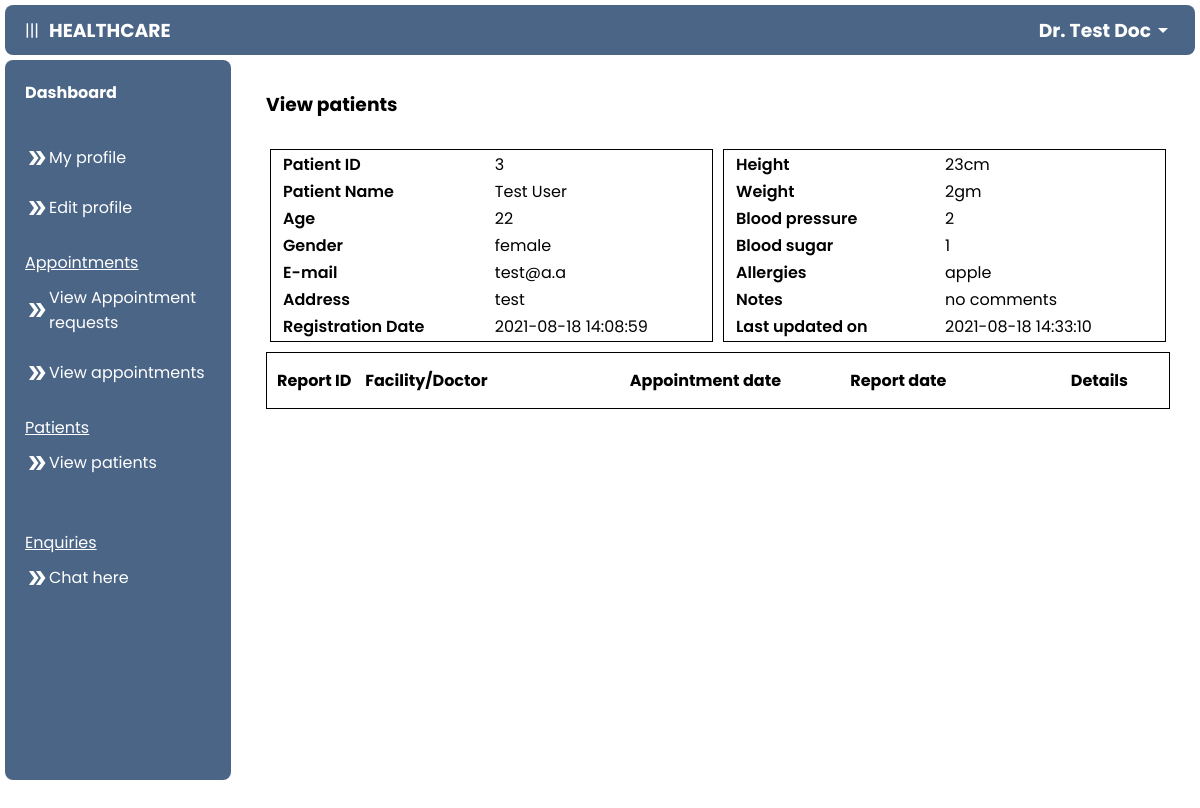
The page /doctor/patient_details.php?p_id=3 (signed in) on the database as committed earlier.
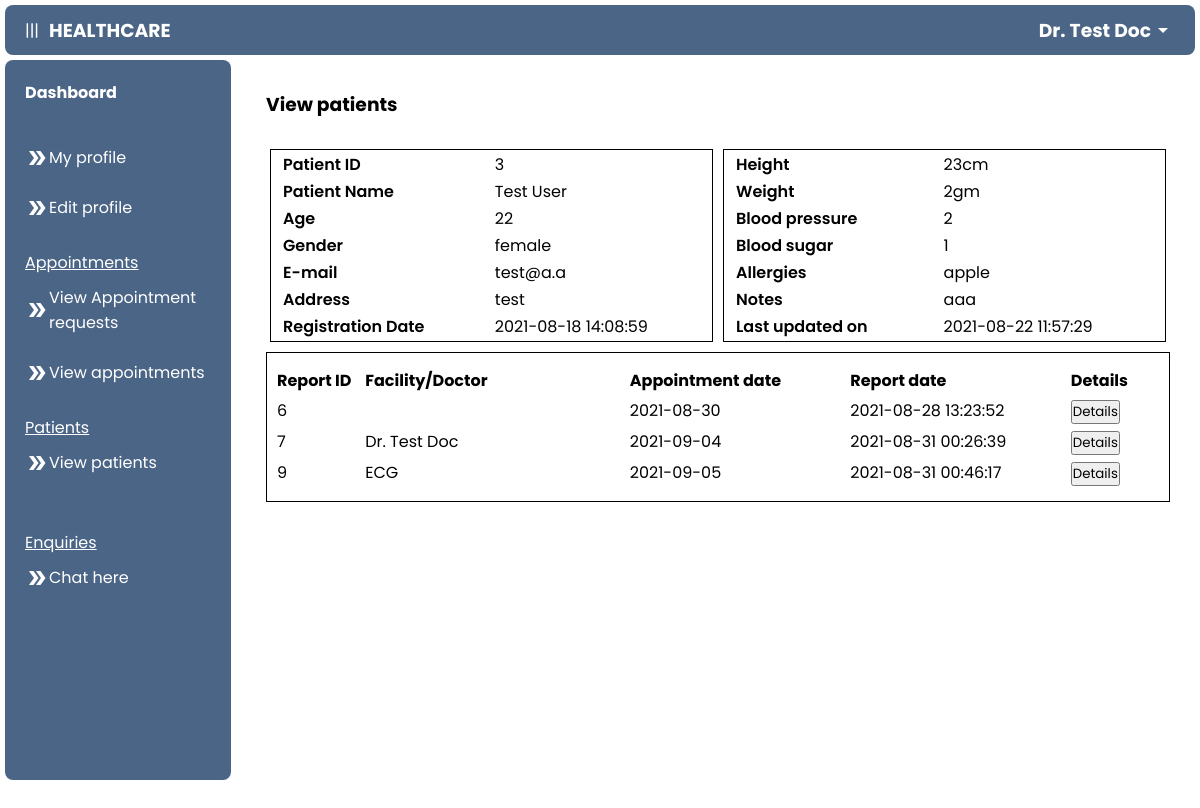
The same page on the database as committed later.
### tables this page shows
CREATE TABLE `doctor` (
  `d_id` int(100) NOT NULL,
  `name` varchar(255) NOT NULL,
  `email` varchar(255) NOT NULL,
  `password` varchar(255) NOT NULL,
  `specialization` varchar(255) NOT NULL,
  `fees` int(100) NOT NULL,
  `created_date` datetime NOT NULL DEFAULT current_timestamp()
);

CREATE TABLE `p_records` (
  `record_id` int(100) NOT NULL,
  `p_id` int(100) NOT NULL,
  `height` varchar(255) DEFAULT NULL,
  `weight` varchar(255) DEFAULT NULL,
  `blood_pressure` varchar(255) DEFAULT NULL,
  `blood_sugar` varchar(255) DEFAULT NULL,
  `allergies` varchar(255) DEFAULT NULL,
  `notes` varchar(255) DEFAULT NULL,
  `update_date` datetime NOT NULL DEFAULT current_timestamp() ON UPDATE current_timestamp()
);

CREATE TABLE `patient` (
  `p_id` int(11) NOT NULL,
  `name` varchar(255) NOT NULL,
  `email` varchar(255) NOT NULL,
  `password` varchar(255) NOT NULL,
  `address` varchar(255) NOT NULL,
  `age` int(100) NOT NULL,
  `gender` enum('male','female','other') NOT NULL,
  `reg_date` datetime NOT NULL DEFAULT current_timestamp()
);

CREATE TABLE `report` (
  `report_id` int(100) NOT NULL,
  `p_id` int(100) DEFAULT NULL,
  `d_id` int(100) DEFAULT NULL,
  `value` varchar(255) DEFAULT NULL,
  `diagnosis` varchar(255) DEFAULT NULL,
  `prescription` longtext DEFAULT NULL,
  `notes` longtext DEFAULT NULL,
  `appointment_date` date NOT NULL,
  `report_date` datetime NOT NULL DEFAULT current_timestamp()
);

### doctor/patient_details.php (the view, shortened to what this page needs)
<?php
include("../connect.php");
?>
<!DOCTYPE html>
<html lang="en">
<head>
    <link rel="stylesheet" href="../css/add.css">
</head>
<body>
    <?php include('navigation.php'); ?>
    <main>
        <h3 style="margin-bottom: 30px;">View patients</h3>
        <?php
        $p_id = $_GET["p_id"];
        $result = mysqli_query($con, "SELECT * FROM patient INNER JOIN p_records ON patient.p_id = p_records.p_id WHERE patient.p_id = $p_id ");
        while ($row = mysqli_fetch_array($result)) {
        ?>
            <div class="patient-info">
                <table class="myTable" style="margin-right: 5px;">
                    <tr>
                        <th>Patient ID</td>
                        <td><?php echo $p_id; ?></td>
                    </tr>
                    <tr>
                        <th>Patient Name</th>
                        <td><?php echo $row["name"]; ?></td>
                    </tr>
                    <tr>
                        <th>Age</th>
                        <td><?php echo $row["age"]; ?></td>
                    </tr>
                    <tr>
                        <th>Gender</th>
                        <td><?php echo $row["gender"]; ?></td>
                    </tr>
                    <tr>
                        <th>E-mail</th>
                        <td><?php echo $row["email"]; ?></td>
                    </tr>
                    <tr>
                        <th>Address</th>
                        <td><?php echo $row["address"]; ?></td>
                    </tr>
                    <tr>
                        <th>Registration Date</th>
                        <td><?php echo $row["reg_date"]; ?></td>
                    </tr>
                </table>
                <table class="myTable" style="margin-left: 5px;">
                    <tr>
                        <th>Height</td>
                        <td><?php echo $row["height"]; ?></td>
                    </tr>
                    <tr>
                        <th>Weight</th>
                        <td><?php echo $row["weight"]; ?></td>
                    </tr>
                    <tr>
                        <th>Blood pressure</th>
                        <td><?php echo $row["blood_pressure"]; ?></td>
                    </tr>
                    <tr>
                        <th>Blood sugar</th>
                        <td><?php echo $row["blood_sugar"]; ?></td>
                    </tr>
                    <tr>
                        <th>Allergies</th>
                        <td><?php echo $row["allergies"]; ?></td>
                    </tr>
                    <tr>
                        <th>Notes</th>
                        <td><?php echo $row["notes"]; ?></td>
                    </tr>
                    <tr>
                        <th>Last updated on</th>
                        <td><?php echo $row["update_date"]; ?></td>
                    </tr>
                </table>
            <?php } ?>
            </div>
            <div class="box" style="margin-bottom: 50px;">
                <div class="headings">
                    <h4 style="width: 10%;">Report ID</h4>
                    <h4 style="width: 30%;">Facility/Doctor</h4>
                    <h4 style="width: 25%;">Appointment date</h4>
                    <h4 style="width: 25%;">Report date</h4>
                    <h4 style="width: 10%;">Details</h4>
                </div>
                <?php
                $result2 = mysqli_query($con, "SELECT * FROM (patient INNER JOIN report ON patient.p_id = report.p_id) WHERE patient.p_id = $p_id");
                while ($row2 = mysqli_fetch_array($result2)) {
                ?>
                    <div class="entries">
                        <p style="width: 10%;"><?php echo $row2["report_id"]; ?></p>
                        <p style="width: 30%;"><?php echo $row2["value"]; ?></p>
                        <p style="width: 25%;"><?php echo $row2["appointment_date"]; ?></p>
                        <p style="width: 25%;"><?php echo $row2["report_date"]; ?></p>
                        <p style="width: 10%;"><button onclick="myFunction1<?php echo $row2["report_id"]; ?>()" id="myBtn <?php echo $row2["report_id"]; ?>">Details</button></p>
                    </div>
                <?php } ?>
            </div>
    </main>
    </div>
</body>
</html>

### doctor/navigation.php (shortened to what this page needs)
<?php
include('../connect.php');
$email = $_SESSION['email'];
$sql = mysqli_query($con, "SELECT * FROM doctor WHERE email = '$email'");
$row = mysqli_fetch_array($sql);
$name = $row["name"];
?>
<link rel="stylesheet" href="../css/nav.css">
<header>
    <div class="head">
        <div id="nav_button" onclick="nav_button()">|||</div>
        <h3>HEALTHCARE</h3>
    </div>
    <div class="dropdown">
        <div class="user">
            <h3><?php echo $name; ?></h3>
            <span class="material-icons">
            </span>
        </div>
    </div>
</header>
<div class="container">
    <nav id="nav">
        <div class="nav-content">
            <a href="./dashboard.php">
                <h4>Dashboard</h4>
            </a>
        </div>
        <div class="nav-content">
            <u>
                <p></p>
            </u>
            <a href="./my_profile.php?id=<?php echo $row["d_id"]; ?>"><span class="material-icons">
                </span>My profile</a><br>
            <a href="./edit_profile.php?id=<?php echo $row["d_id"]; ?>"><span class="material-icons">
                </span>Edit profile</a>
        </div>
        <div class="nav-content">
            <u>
                <p>Appointments</p>
            </u>
            <a href="./view_request.php"><span class="material-icons">
                </span>View Appointment requests</a><br>
            <a href="./view_appointments.php"><span class="material-icons">
                </span>View appointments</a>
        </div>
        <div class="nav-content">
            <u>
                <p>Patients</p>
            </u>
            <a href="./view_patients.php"><span class="material-icons">
                </span>View patients</a><br>
        </div>
        <div class="nav-content">
            <u>
                <p>Enquiries</p>
            </u>
            <a href="./chat.php"><span class="material-icons">
                </span>Chat here</a><br>
        </div>
    </nav>

### css/add.css (style rules this page uses)
main { overflow: auto; }
.patient-info { display: flex; justify-content: center; width: 100%; }
.myTable { border: 1px solid black; width: 49%; }
.myTable th { font-weight: 600; text-align: start; padding: 0 10px; }
.myTable td, .myTable tr { padding: 0 10px; }
.box { margin-top: 10px; width: 100%; height: auto; padding: 10px; border: 1px solid black; }
.box .headings, .box .entries, .d-row { display: flex; margin: 5px 0; }

### css/nav.css (style rules this page uses)
* { padding: 0; margin: 0; box-sizing: border-box; font-family: 'Poppins', sans-serif; }
body { overflow: hidden; height: 100vh; }
a { text-decoration: none; color: black; }
header { display: flex; align-items: center; justify-content: space-between; width: 100%-5px; height: 50px; padding:0 20px; background-color: #4B6587; color: #ffffff; border-radius: 0.5rem; margin: 5px; }
.dropdown { position: relative; display: inline-block; }
header .user, .head { display: flex; align-items: center; cursor: pointer; }
.head { gap: 10px; }
.container { display: flex; height: 100%; }
nav { flex: 1; background-color: #4B6587; width: 100%; height: 90%; margin: 5px; margin-top: 0; color: white; border-radius: 0.5rem; overflow: auto; display: block; transition: 0.5s ease-in-out; }
.nav-content { margin: 20px 0; padding: 0 20px; }
.nav-content a { display: flex; align-items: center; text-decoration: none; color: white; font-size: 16px; }
.nav-content p { padding: 10px 0; }
main { flex: 4; width: 100%; padding: 30px; }

Rows that differ between the two databases and show on the page:
changed p_records "23cm": notes "no comments" → "aaa"; update_date "2021-08-18 14:33:10" → "2021-08-22 11:57:29"
added report: report_id "6", appointment_date "2021-08-30", report_date "2021-08-28 13:23:52"
added report: report_id "7", value "Dr. Test Doc", appointment_date "2021-09-04", report_date "2021-08-31 00:26:39"
added report: report_id "9", value "ECG", appointment_date "2021-09-05", report_date "2021-08-31 00:46:17"
